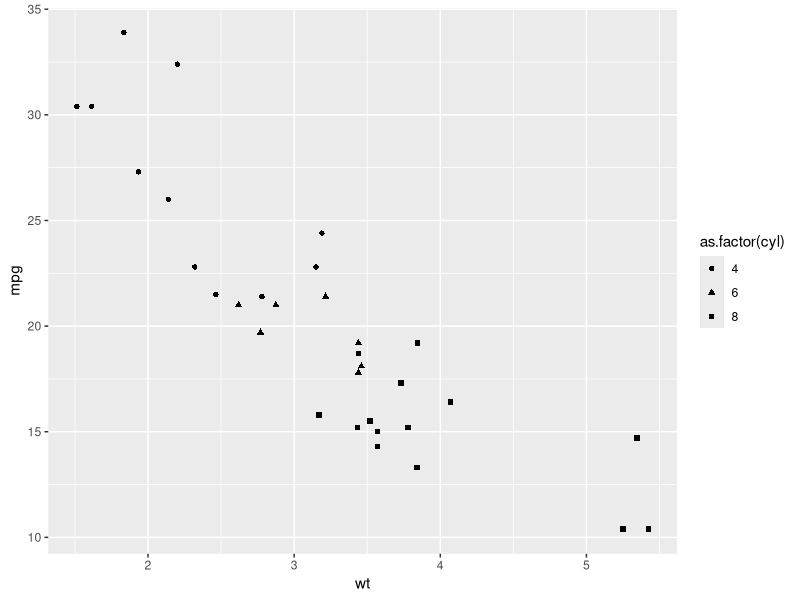

Reproduce this figure in R.
## ---- chunk 1
data("mtcars");library(tidyverse);library(sf);library(knitr)
## ---- chunk 2
mtcars %>% 
  head() %>% 
  kable()
## ---- chunk 3
mtcars %>% 
  ggplot(aes(x=wt, y = mpg, shape = as.factor(cyl)))+
  geom_point()
